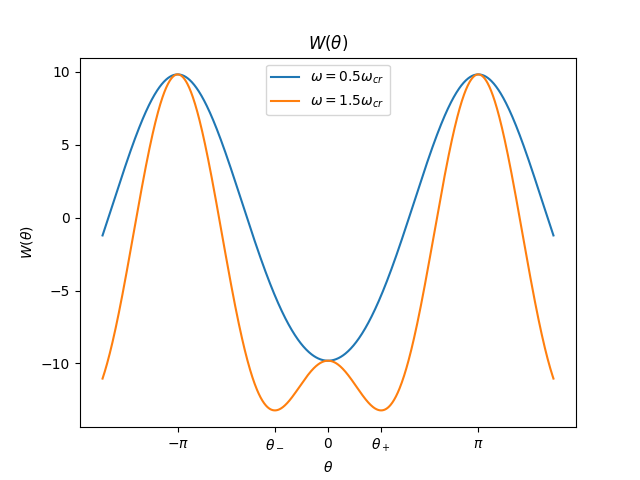

This chart was generated by the following Python code:
import numpy as np
from matplotlib import pyplot as plt

m = 1
R = 1
g = 9.81

def W(theta, omega):
    return -(1.0/2)*R*R*omega*omega*np.sin(theta)*np.sin(theta) \
            - m*g*R*np.cos(theta)

critical_omega = np.sqrt(g/R)
omega_small = 0.5*critical_omega
omega_large = 1.5*critical_omega

theta = np.linspace(-(3./2)*np.pi, (3./2)*np.pi, 1000)

W_small = W(theta, omega_small)
W_large = W(theta, omega_large)

plt.plot(theta, W_small, label=r'$\omega=0.5\omega_{cr}$')
plt.plot(theta, W_large, label=r'$\omega=1.5\omega_{cr}$')

plt.title(r'$W(\theta)$')
plt.xlabel(r'$\theta$')
plt.ylabel(r'$W(\theta)$')
plt.xticks([-np.pi, -1.11, 0, 1.11, np.pi],\
            [r'$-\pi$', r'$\theta_-$',  0 , r'$\theta_+$', r'$\pi$'])
plt.legend()

plt.show()
